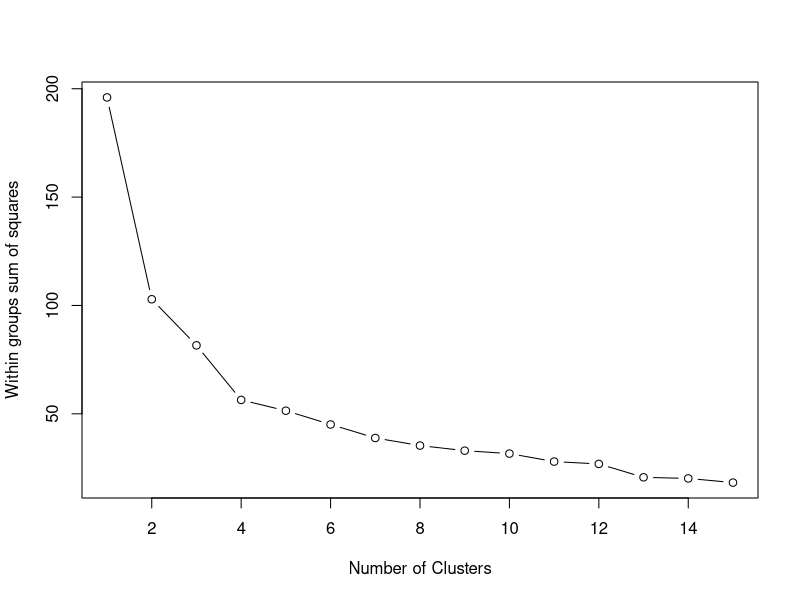
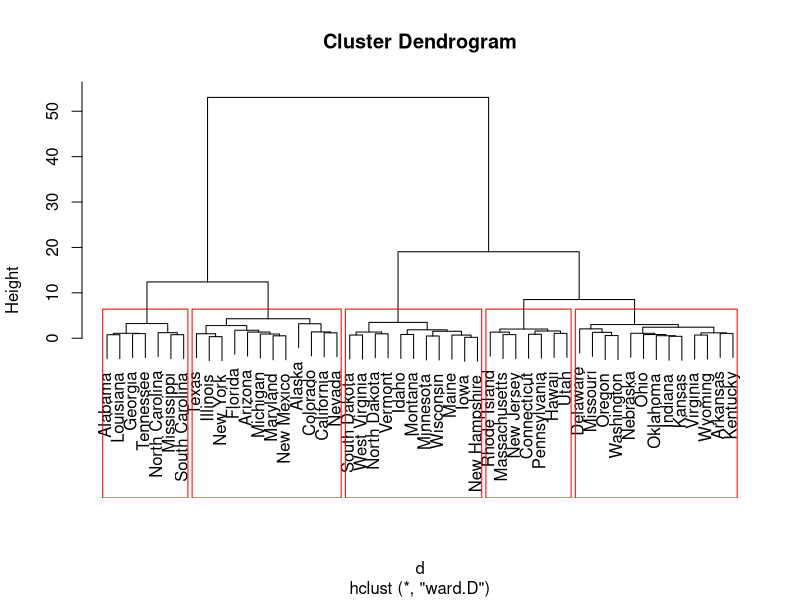
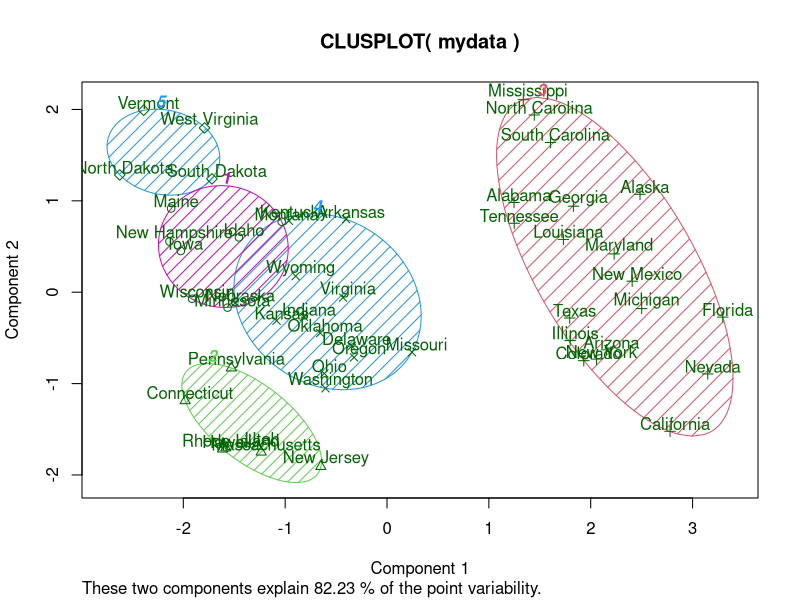
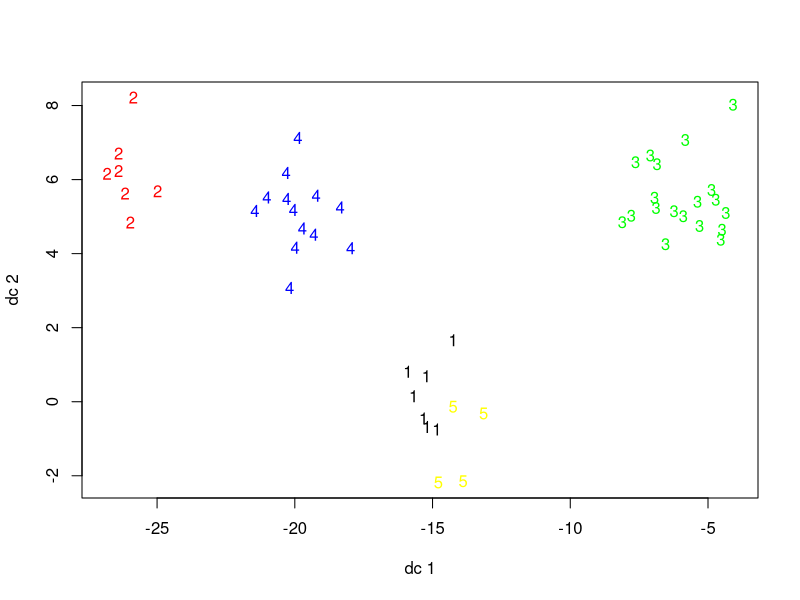

Write R code to recreate these figures, in order. (Note: this script raises an error after producing the figures.)

# https://www.statmethods.net/advstats/cluster.html 

mydata = USArrests 
?USArrests 

# Prepare Data 
mydata <- na.omit(mydata) # listwise deletion of missing 
mydata <- scale(mydata) # standardize variables 

# Determine number of clusters 
wss <- (nrow(mydata)-1)*sum(apply(mydata,2,var)) 
for (i in 2:15) wss[i] <- sum(kmeans(mydata, 
                                     centers=i)$withinss) 
plot(1:15, wss, type="b", xlab="Number of Clusters", 
     ylab="Within groups sum of squares") 

# K‐Means Cluster Analysis 
fit <- kmeans(mydata, 5) # 5 cluster solution 

# get cluster means 
aggregate(mydata, by=list(fit$cluster), FUN=mean) 

# append cluster assignment 
mydata <- data.frame(mydata, fit$cluster) 

# Ward Hierarchical Clustering 
d <- dist(mydata, method = "euclidean") # distance matrix 
fit <- hclust(d, method="ward") 
plot(fit) # display dendogram 
groups <- cutree(fit, k=5) # cut tree into 5 clusters 

# draw dendogram with red borders around the 5 clusters 
rect.hclust(fit, k=5, border="red") 

# K‐Means Clustering with 5 clusters 
fit <- kmeans(mydata, 5) 

# Cluster Plot against 1st 2 principal components 
# vary parameters for most readable graph 
library(cluster) 
clusplot(mydata, fit$cluster, color=TRUE, shade=TRUE, 
         labels=2, lines=0) 

# Centroid Plot against 1st 2 discriminant functions 
#install.packages("fpc") 
library(fpc) 
plotcluster(mydata, fit$cluster) 

# Model Based Clustering ### cant explain but cool to see ‐ needs to have a expertise in cluster 
analysis 

#install.packages("mclust") 
library(mclust) 
fit <- Mclust(mydata) 
plot(fit) # plot results 
summary(fit) # display the best model 
